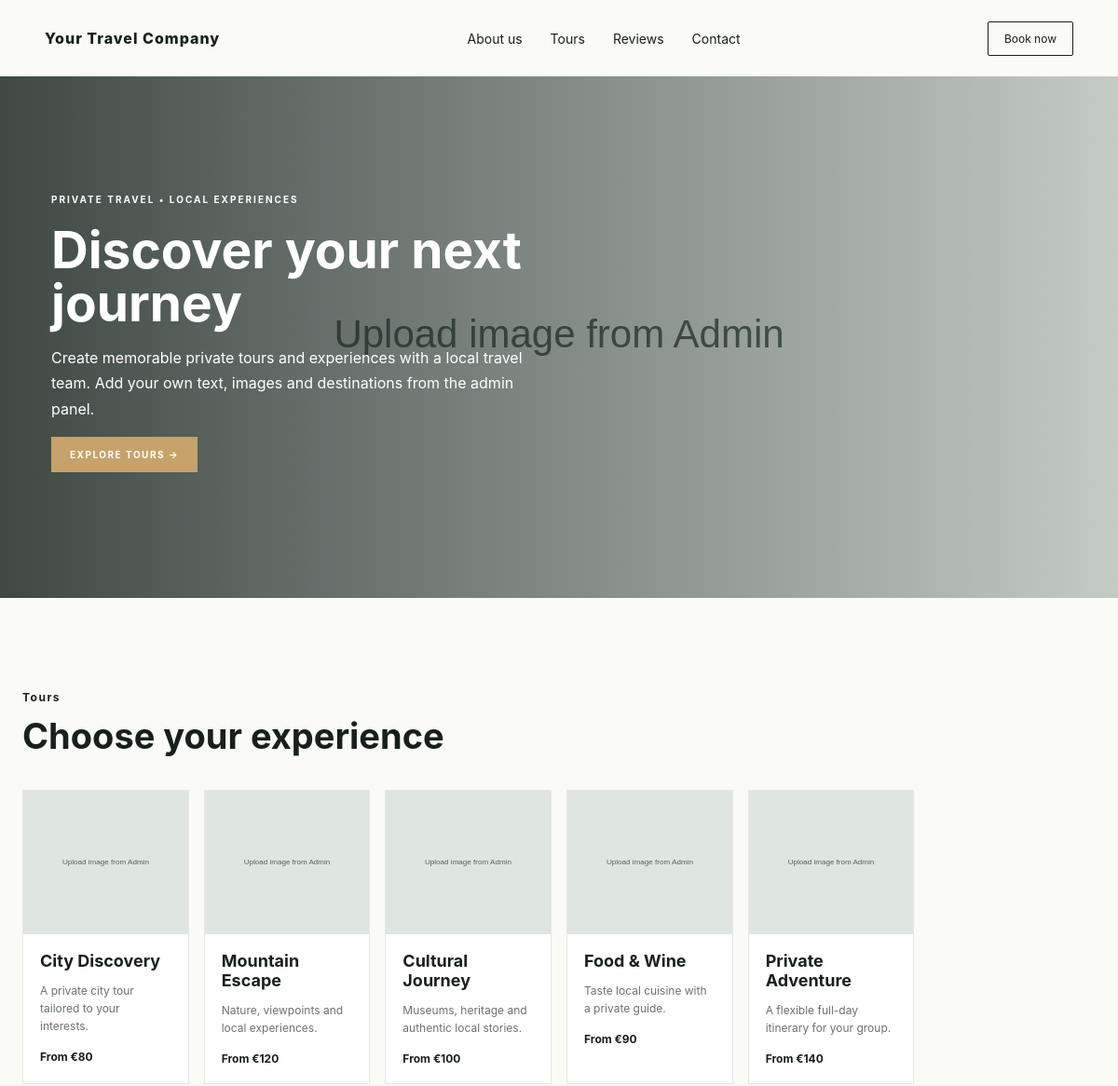
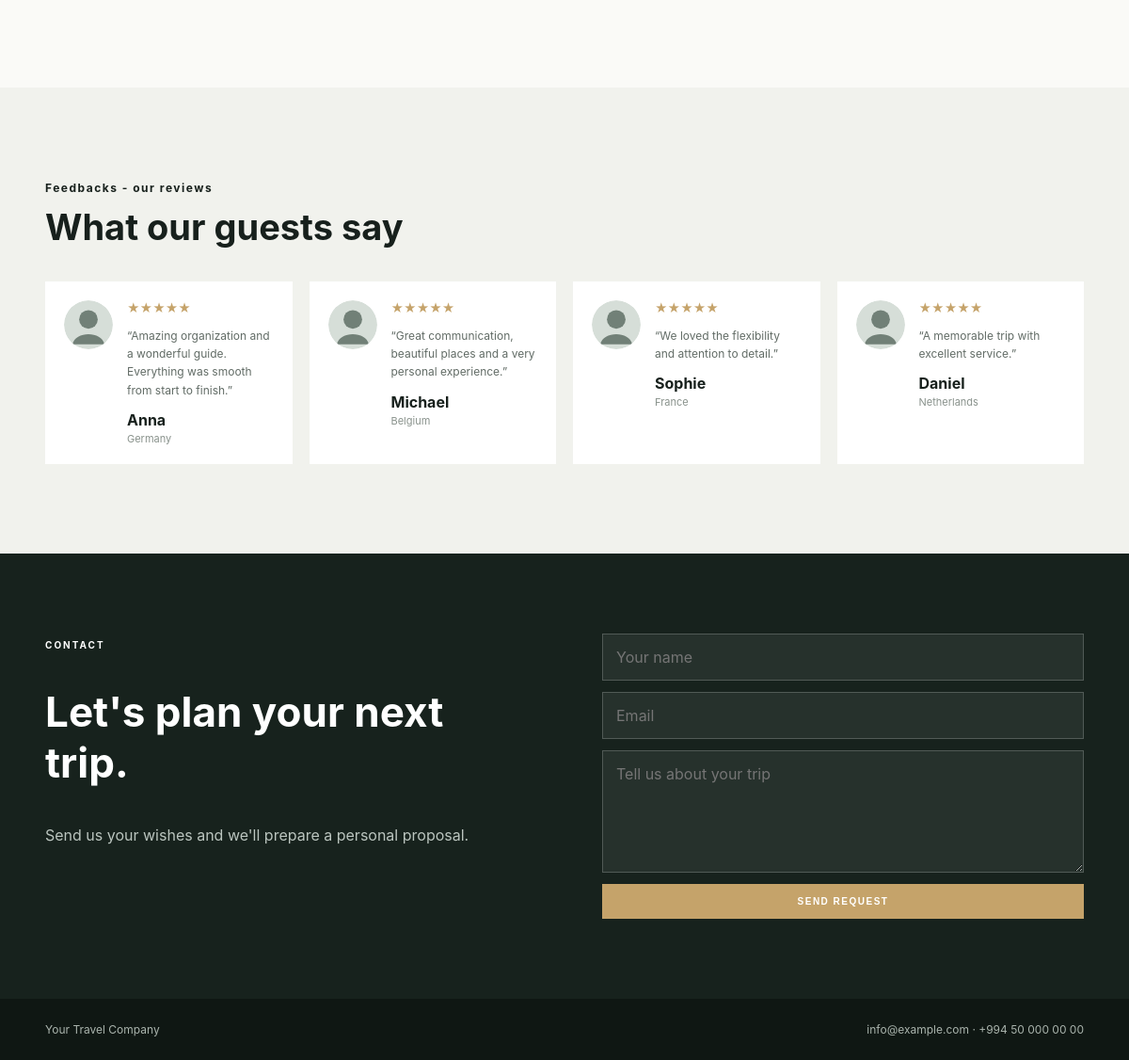
The page / on the database its author committed (2 pictures, top to bottom).
### tables this page shows
CREATE TABLE IF NOT EXISTS settings (id INT AUTO_INCREMENT PRIMARY KEY, name VARCHAR(100) UNIQUE NOT NULL, value TEXT NOT NULL);

CREATE TABLE IF NOT EXISTS about (id INT PRIMARY KEY, title VARCHAR(255) NOT NULL, body TEXT NOT NULL, button_text VARCHAR(100) DEFAULT 'Discover more', button_url VARCHAR(255) DEFAULT '#tours', image VARCHAR(255) DEFAULT '');

CREATE TABLE IF NOT EXISTS tours (id INT AUTO_INCREMENT PRIMARY KEY, title VARCHAR(255) NOT NULL, description TEXT, price VARCHAR(100), image VARCHAR(255), sort_order INT DEFAULT 0, created_at TIMESTAMP DEFAULT CURRENT_TIMESTAMP);

CREATE TABLE IF NOT EXISTS reviews (id INT AUTO_INCREMENT PRIMARY KEY, name VARCHAR(150) NOT NULL, location VARCHAR(150), review TEXT NOT NULL, rating TINYINT DEFAULT 5, image VARCHAR(255), sort_order INT DEFAULT 0, created_at TIMESTAMP DEFAULT CURRENT_TIMESTAMP);

### includes/functions.php (called while the page is built, shortened)
<?php
require_once __DIR__.'/config.php';
function e($v){ return htmlspecialchars((string)$v, ENT_QUOTES, 'UTF-8'); }
function setting($key,$default=''){
 global $pdo; static $cache=[]; if(array_key_exists($key,$cache)) return $cache[$key];
 $st=$pdo->prepare('SELECT value FROM settings WHERE name=? LIMIT 1'); $st->execute([$key]); return $cache[$key]=$st->fetchColumn() ?: $default;
}

### index.php (the view, shortened to what this page needs)
<?php
require __DIR__.'/includes/functions.php';
$about=$pdo->query('SELECT * FROM about WHERE id=1')->fetch();
$heroImages=[];
if(!$heroImages) $heroImages[]='assets/img/placeholder.svg';
$tours=$pdo->query('SELECT * FROM tours ORDER BY sort_order,id LIMIT 12')->fetchAll();
$reviews=$pdo->query('SELECT * FROM reviews ORDER BY sort_order,id LIMIT 6')->fetchAll();
?>
<!doctype html><html lang="en"><head><?=e(setting('site_name'))?><link rel="stylesheet" href="assets/css/style.css"><link rel="stylesheet" href="assets/css/hero-full-width.css"></head><body>
<header><div class="nav"><a class="logo" href="#"><?=e(setting('site_name'))?></a><nav><a href="#about">About us</a><a href="#tours">Tours</a><a href="#reviews">Reviews</a><a href="#contact">Contact</a></nav><a class="navbtn" href="#contact">Book now</a></div></header>
<main>
<section id="about" class="hero"><div class="hero-image" id="hero-image" style="background-image:url('<?=e($heroImages[0])?>')"></div><div class="hero-overlay"></div><div class="hero-content"><span class="eyebrow"><?=e(setting('hero_eyebrow','PRIVATE TRAVEL • LOCAL EXPERIENCES'))?></span><h1><?=e($about['title'])?></h1><p><?=nl2br(e($about['body']))?></p><a class="btn" href="<?=e($about['button_url'])?>"><?=e($about['button_text'])?> →</a></div></section>
<section id="tours" class="section"><div class="section-title"><span>Tours</span><h2>Choose your experience</h2></div><div class="tour-grid"><?php foreach($tours as $t): ?><article class="tour"><div class="tour-img" style="background-image:url('<?=e($t['image'] ?: 'assets/img/placeholder.svg')?>')"></div><div class="tour-body"><h3><?=e($t['title'])?></h3><p><?=e($t['description'])?></p><?php if($t['price']):?><b><?=e($t['price'])?></b><?php endif;?></div></article><?php endforeach;?></div></section>
<section id="reviews" class="section reviews"><div class="section-title"><span>Feedbacks - our reviews</span><h2>What our guests say</h2></div><div class="review-grid"><?php foreach($reviews as $r): ?><article class="review"><div class="avatar" style="background-image:url('<?=e($r['image'] ?: 'assets/img/avatar.svg')?>')"></div><div><div class="stars"><?=str_repeat('★',max(1,min(5,(int)$r['rating'])))?></div><p>“<?=e($r['review'])?>”</p><strong><?=e($r['name'])?></strong><small><?=e($r['location'])?></small></div></article><?php endforeach;?></div></section>
<section id="contact" class="contact"><div><span class="eyebrow">CONTACT</span><h2>Let's plan your next trip.</h2><p>Send us your wishes and we'll prepare a personal proposal.</p></div><form method="post" action="contact.php"><input name="name" placeholder="Your name" required><input name="email" type="email" placeholder="Email" required><textarea name="message" rows="5" placeholder="Tell us about your trip" required></textarea><button class="btn">Send request</button></form></section>
</main><footer><div><?=e(setting('site_name'))?></div><div><?=e(setting('email'))?> · <?=e(setting('phone'))?></div></footer><?php if(count($heroImages)>1):?><?=json_encode(array_values($heroImages),JSON_HEX_TAG|JSON_HEX_APOS|JSON_HEX_AMP|JSON_HEX_QUOT)?><?php endif;?></body></html>

### assets/css/style.css (style rules this page uses)
* { box-sizing:border-box }
html { scroll-behavior:smooth }
body { margin:0;font-family:Inter,Arial,sans-serif;color:#17201c;background:#fafaf7 }
a { text-decoration:none;color:inherit }
.nav { height:82px;width:min(1160px,92%);margin:auto;display:flex;align-items:center;justify-content:space-between }
.logo { font-weight:800;letter-spacing:1px }
.nav nav { display:flex;gap:30px;font-size:14px }
.navbtn { border:1px solid #18221d;padding:10px 17px;border-radius:2px;font-size:12px }
.hero { height:560px;width:100%;margin:0;position:relative;overflow:hidden }
.hero-image { position:absolute;inset:0;background-position:center;background-size:cover;background-color:#dfe5e1 }
.hero-overlay { position:absolute;inset:0;background:linear-gradient(90deg,#17221dcc,#17221d22) }
.hero-content { position:absolute;left:55px;top:120px;color:white;max-width:600px }
.eyebrow { font-size:10px;letter-spacing:2px;font-weight:700 }
.hero h1 { font-size:55px;line-height:1.03;margin:18px 0 }
.hero p { font-size:16px;line-height:1.7;max-width:540px }
.btn { display:inline-block;border:0;background:#c5a36a;color:white;padding:13px 20px;text-transform:uppercase;font-size:10px;letter-spacing:1.5px;font-weight:700 }
.section { width:min(1160px,92%);margin:auto;padding:95px 0 }
.section-title span { font-size:12px;font-weight:700;letter-spacing:1.5px }
.section-title h2 { font-size:38px;margin:10px 0 35px }
.tour-grid { display:grid;grid-template-columns:repeat(5,1fr);gap:16px }
.tour { background:#fff;border:1px solid #e7e8e3 }
.tour-img { height:180px;background-size:cover;background-position:center }
.tour-body { padding:18px }
.tour h3 { margin:0 0 9px;font-size:18px }
.tour p { font-size:12px;line-height:1.6;color:#69736d;min-height:58px }
.tour b { font-size:12px }
.reviews { background:#f1f2ed;width:100%;padding-left:max(4%,calc((100% - 1160px)/2));padding-right:max(4%,calc((100% - 1160px)/2)) }
.review-grid { display:grid;grid-template-columns:repeat(4,1fr);gap:18px }
.review { background:white;padding:20px;display:flex;gap:15px;min-height:190px }
.avatar { width:52px;height:52px;border-radius:50%;flex:none;background-size:cover }
.stars { color:#c5a36a;font-size:13px }
.review p { font-size:12px;line-height:1.6;color:#626c66 }
.review strong,.review small { display:block }
.review small { color:#89928c;font-size:11px;margin-top:3px }
.contact { background:#17221d;color:#fff;padding:85px max(4%,calc((100% - 1160px)/2));display:grid;grid-template-columns:1fr 1fr;gap:80px }
.contact h2 { font-size:44px }
.contact p { color:#bbc5bf;line-height:1.7 }
.contact form { display:grid;gap:12px }
input,textarea { width:100%;padding:14px;background:#fff1;border:1px solid #fff3;color:#fff;font:inherit }
footer { background:#0f1713;color:#aab4ad;padding:25px 4%;display:flex;justify-content:space-between;font-size:12px }

### assets/css/hero-full-width.css (style rules this page uses)
.hero { width:100vw; max-width:100vw; margin-left:calc(50% - 50vw); margin-right:calc(50% - 50vw); }
.hero-image { width:100%; height:100%; background-size:cover; background-position:center center; background-repeat:no-repeat; }
#tours { width:min(1400px,96%); }
.tour-grid { grid-template-columns:repeat(6,minmax(0,1fr));align-items:stretch; }
.tour { height:100%;display:flex;flex-direction:column;min-width:0; }
.tour-img { height:auto;aspect-ratio:1.15/1;flex:none; }
.tour-body { flex:1;min-width:0; }
.tour p { min-height:0;overflow-wrap:anywhere;white-space:pre-line; }

### rows shown on the page
settings: value "Your Travel Company"
settings: value "PRIVATE TRAVEL • LOCAL EXPERIENCES"
about: title "Discover your next journey", body "Create memorable private tours and experiences with a local travel team. Add your own text, images and destinations from the admin panel.", button_text "EXPLORE TOURS"
tours: title "City Discovery", description "A private city tour tailored to your interests.", price "From €80"
tours: title "Mountain Escape", description "Nature, viewpoints and local experiences.", price "From €120"
tours: title "Cultural Journey", description "Museums, heritage and authentic local stories.", price "From €100"
tours: title "Food & Wine", description "Taste local cuisine with a private guide.", price "From €90"
tours: title "Private Adventure", description "A flexible full-day itinerary for your group.", price "From €140"
reviews: rating "★★★★★", review "Amazing organization and a wonderful guide. Everything was smooth from start to finish.", name "Anna", location "Germany"
reviews: rating "★★★★★", review "Great communication, beautiful places and a very personal experience.", name "Michael", location "Belgium"
reviews: rating "★★★★★", review "We loved the flexibility and attention to detail.", name "Sophie", location "France"
reviews: rating "★★★★★", review "A memorable trip with excellent service.", name "Daniel", location "Netherlands"
settings: value "info@example.com"
settings: value "+994 50 000 00 00"

### other values the page prints
setting('site_name') "Your Travel Company"
